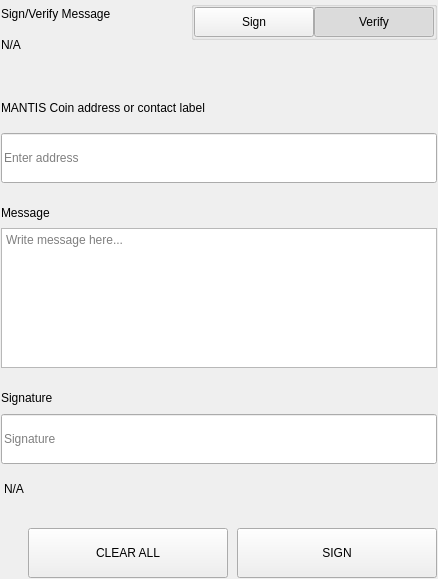
<?xml version="1.0" encoding="UTF-8"?>
<ui version="4.0">
 <class>SettingsSignMessageWidgets</class>
 <widget class="QWidget" name="SettingsSignMessageWidgets">
  <property name="geometry">
   <rect>
    <x>0</x>
    <y>0</y>
    <width>438</width>
    <height>579</height>
   </rect>
  </property>
  <property name="windowTitle">
   <string>Form</string>
  </property>
  <layout class="QVBoxLayout" name="verticalLayout">
   <property name="spacing">
    <number>0</number>
   </property>
   <property name="leftMargin">
    <number>0</number>
   </property>
   <property name="topMargin">
    <number>0</number>
   </property>
   <property name="rightMargin">
    <number>0</number>
   </property>
   <property name="bottomMargin">
    <number>0</number>
   </property>
   <item>
    <widget class="QWidget" name="left" native="true">
     <layout class="QVBoxLayout" name="verticalLayout_3">
      <property name="leftMargin">
       <number>0</number>
      </property>
      <property name="topMargin">
       <number>0</number>
      </property>
      <property name="rightMargin">
       <number>0</number>
      </property>
      <property name="bottomMargin">
       <number>0</number>
      </property>
      <item>
       <widget class="QWidget" name="container_sign" native="true">
        <layout class="QVBoxLayout" name="verticalLayout_2">
         <property name="spacing">
          <number>0</number>
         </property>
         <property name="leftMargin">
          <number>1</number>
         </property>
         <property name="topMargin">
          <number>1</number>
         </property>
         <property name="rightMargin">
          <number>1</number>
         </property>
         <property name="bottomMargin">
          <number>1</number>
         </property>
         <item>
          <layout class="QHBoxLayout" name="horizontalLayout_3" stretch="3,1">
           <property name="spacing">
            <number>40</number>
           </property>
           <item>
            <layout class="QVBoxLayout" name="verticalLayoutTitle">
             <property name="spacing">
              <number>5</number>
             </property>
             <item>
              <widget class="QLabel" name="labelTitle">
               <property name="text">
                <string>Sign/Verify Message</string>
               </property>
              </widget>
             </item>
             <item>
              <widget class="QLabel" name="labelSubtitle1">
               <property name="text">
                <string notr="true">N/A</string>
               </property>
               <property name="wordWrap">
                <bool>true</bool>
               </property>
              </widget>
             </item>
            </layout>
           </item>
           <item alignment="Qt::AlignRight|Qt::AlignTop">
            <widget class="QWidget" name="containerSwitch" native="true">
             <property name="styleSheet">
              <string notr="true">#containerSwitch{
	padding-top:9px;
}</string>
             </property>
             <layout class="QVBoxLayout" name="verticalLayout_6">
              <property name="spacing">
               <number>4</number>
              </property>
              <property name="leftMargin">
               <number>0</number>
              </property>
              <property name="topMargin">
               <number>0</number>
              </property>
              <property name="rightMargin">
               <number>0</number>
              </property>
              <property name="bottomMargin">
               <number>0</number>
              </property>
              <item alignment="Qt::AlignRight">
               <widget class="QGroupBox" name="groupBox">
                <property name="sizePolicy">
                 <sizepolicy hsizetype="Fixed" vsizetype="Preferred">
                  <horstretch>0</horstretch>
                  <verstretch>0</verstretch>
                 </sizepolicy>
                </property>
                <property name="title">
                 <string/>
                </property>
                <property name="alignment">
                 <set>Qt::AlignRight|Qt::AlignTop|Qt::AlignTrailing</set>
                </property>
                <layout class="QHBoxLayout" name="horizontalLayout_4">
                 <property name="spacing">
                  <number>0</number>
                 </property>
                 <property name="leftMargin">
                  <number>0</number>
                 </property>
                 <property name="topMargin">
                  <number>0</number>
                 </property>
                 <property name="rightMargin">
                  <number>0</number>
                 </property>
                 <property name="bottomMargin">
                  <number>0</number>
                 </property>
                 <item>
                  <widget class="QPushButton" name="pushSign">
                   <property name="minimumSize">
                    <size>
                     <width>120</width>
                     <height>30</height>
                    </size>
                   </property>
                   <property name="maximumSize">
                    <size>
                     <width>120</width>
                     <height>30</height>
                    </size>
                   </property>
                   <property name="focusPolicy">
                    <enum>Qt::NoFocus</enum>
                   </property>
                   <property name="text">
                    <string>Sign</string>
                   </property>
                   <property name="checkable">
                    <bool>true</bool>
                   </property>
                   <property name="autoExclusive">
                    <bool>true</bool>
                   </property>
                  </widget>
                 </item>
                 <item>
                  <widget class="QPushButton" name="pushVerify">
                   <property name="minimumSize">
                    <size>
                     <width>120</width>
                     <height>30</height>
                    </size>
                   </property>
                   <property name="maximumSize">
                    <size>
                     <width>120</width>
                     <height>30</height>
                    </size>
                   </property>
                   <property name="focusPolicy">
                    <enum>Qt::NoFocus</enum>
                   </property>
                   <property name="text">
                    <string>Verify</string>
                   </property>
                   <property name="checkable">
                    <bool>true</bool>
                   </property>
                   <property name="checked">
                    <bool>true</bool>
                   </property>
                   <property name="autoExclusive">
                    <bool>true</bool>
                   </property>
                  </widget>
                 </item>
                </layout>
               </widget>
              </item>
              <item alignment="Qt::AlignHCenter|Qt::AlignTop">
               <widget class="QLabel" name="labelSubtitleSwitch">
                <property name="text">
                 <string/>
                </property>
                <property name="alignment">
                 <set>Qt::AlignRight|Qt::AlignTrailing|Qt::AlignVCenter</set>
                </property>
               </widget>
              </item>
             </layout>
            </widget>
           </item>
          </layout>
         </item>
         <item>
          <spacer name="verticalSpacer_2">
           <property name="orientation">
            <enum>Qt::Vertical</enum>
           </property>
           <property name="sizeType">
            <enum>QSizePolicy::Fixed</enum>
           </property>
           <property name="sizeHint" stdset="0">
            <size>
             <width>20</width>
             <height>40</height>
            </size>
           </property>
          </spacer>
         </item>
         <item>
          <widget class="QWidget" name="containerAddress" native="true">
           <property name="sizePolicy">
            <sizepolicy hsizetype="Preferred" vsizetype="Fixed">
             <horstretch>0</horstretch>
             <verstretch>0</verstretch>
            </sizepolicy>
           </property>
           <layout class="QVBoxLayout" name="verticalLayout_5" stretch="0,0">
            <property name="spacing">
             <number>15</number>
            </property>
            <property name="leftMargin">
             <number>0</number>
            </property>
            <property name="topMargin">
             <number>0</number>
            </property>
            <property name="rightMargin">
             <number>0</number>
            </property>
            <property name="bottomMargin">
             <number>0</number>
            </property>
            <item>
             <widget class="QLabel" name="labelSubtitleAddress">
              <property name="minimumSize">
               <size>
                <width>0</width>
                <height>20</height>
               </size>
              </property>
              <property name="maximumSize">
               <size>
                <width>16777215</width>
                <height>20</height>
               </size>
              </property>
              <property name="text">
               <string>MANTIS Coin address or contact label</string>
              </property>
             </widget>
            </item>
            <item>
             <widget class="QLineEdit" name="addressIn_SM">
              <property name="minimumSize">
               <size>
                <width>0</width>
                <height>50</height>
               </size>
              </property>
              <property name="maximumSize">
               <size>
                <width>16777215</width>
                <height>50</height>
               </size>
              </property>
              <property name="placeholderText">
               <string>Enter address</string>
              </property>
             </widget>
            </item>
           </layout>
          </widget>
         </item>
         <item>
          <spacer name="verticalSpacer_3">
           <property name="orientation">
            <enum>Qt::Vertical</enum>
           </property>
           <property name="sizeType">
            <enum>QSizePolicy::Fixed</enum>
           </property>
           <property name="sizeHint" stdset="0">
            <size>
             <width>20</width>
             <height>20</height>
            </size>
           </property>
          </spacer>
         </item>
         <item>
          <layout class="QVBoxLayout" name="verticalLayout_9">
           <property name="spacing">
            <number>5</number>
           </property>
           <item>
            <widget class="QLabel" name="labelSubtitleMessage">
             <property name="minimumSize">
              <size>
               <width>0</width>
               <height>20</height>
              </size>
             </property>
             <property name="maximumSize">
              <size>
               <width>16777215</width>
               <height>20</height>
              </size>
             </property>
             <property name="text">
              <string>Message</string>
             </property>
            </widget>
           </item>
           <item>
            <widget class="QPlainTextEdit" name="messageIn_SM">
             <property name="minimumSize">
              <size>
               <width>0</width>
               <height>140</height>
              </size>
             </property>
             <property name="maximumSize">
              <size>
               <width>16777215</width>
               <height>140</height>
              </size>
             </property>
             <property name="placeholderText">
              <string>Write message here...</string>
             </property>
            </widget>
           </item>
          </layout>
         </item>
         <item>
          <spacer name="verticalSpacer_4">
           <property name="orientation">
            <enum>Qt::Vertical</enum>
           </property>
           <property name="sizeType">
            <enum>QSizePolicy::Fixed</enum>
           </property>
           <property name="sizeHint" stdset="0">
            <size>
             <width>20</width>
             <height>20</height>
            </size>
           </property>
          </spacer>
         </item>
         <item>
          <widget class="QWidget" name="widget" native="true">
           <property name="minimumSize">
            <size>
             <width>0</width>
             <height>75</height>
            </size>
           </property>
           <property name="maximumSize">
            <size>
             <width>16777215</width>
             <height>16777215</height>
            </size>
           </property>
           <layout class="QVBoxLayout" name="verticalLayout_4">
            <property name="leftMargin">
             <number>0</number>
            </property>
            <property name="topMargin">
             <number>0</number>
            </property>
            <property name="rightMargin">
             <number>0</number>
            </property>
            <property name="bottomMargin">
             <number>0</number>
            </property>
            <item>
             <widget class="QLabel" name="labelSubtitleSignature">
              <property name="minimumSize">
               <size>
                <width>0</width>
                <height>20</height>
               </size>
              </property>
              <property name="maximumSize">
               <size>
                <width>16777215</width>
                <height>20</height>
               </size>
              </property>
              <property name="text">
               <string>Signature</string>
              </property>
             </widget>
            </item>
            <item>
             <widget class="QLineEdit" name="signatureOut_SM">
              <property name="minimumSize">
               <size>
                <width>0</width>
                <height>50</height>
               </size>
              </property>
              <property name="placeholderText">
               <string>Signature</string>
              </property>
             </widget>
            </item>
           </layout>
          </widget>
         </item>
         <item>
          <widget class="QLabel" name="statusLabel_SM">
           <property name="styleSheet">
            <string notr="true">padding-top:5px;</string>
           </property>
           <property name="text">
            <string notr="true">N/A</string>
           </property>
          </widget>
         </item>
         <item>
          <spacer name="verticalSpacer">
           <property name="orientation">
            <enum>Qt::Vertical</enum>
           </property>
           <property name="sizeType">
            <enum>QSizePolicy::Fixed</enum>
           </property>
           <property name="sizeHint" stdset="0">
            <size>
             <width>20</width>
             <height>20</height>
            </size>
           </property>
          </spacer>
         </item>
         <item>
          <layout class="QHBoxLayout" name="horizontalLayout_7">
           <property name="spacing">
            <number>9</number>
           </property>
           <item>
            <spacer name="horizontalSpacer_5">
             <property name="orientation">
              <enum>Qt::Horizontal</enum>
             </property>
             <property name="sizeType">
              <enum>QSizePolicy::Expanding</enum>
             </property>
             <property name="sizeHint" stdset="0">
              <size>
               <width>40</width>
               <height>20</height>
              </size>
             </property>
            </spacer>
           </item>
           <item>
            <widget class="QPushButton" name="pushButtonClear">
             <property name="minimumSize">
              <size>
               <width>200</width>
               <height>50</height>
              </size>
             </property>
             <property name="focusPolicy">
              <enum>Qt::NoFocus</enum>
             </property>
             <property name="text">
              <string>CLEAR ALL</string>
             </property>
            </widget>
           </item>
           <item>
            <widget class="QPushButton" name="pushButtonSave">
             <property name="minimumSize">
              <size>
               <width>200</width>
               <height>50</height>
              </size>
             </property>
             <property name="maximumSize">
              <size>
               <width>200</width>
               <height>50</height>
              </size>
             </property>
             <property name="focusPolicy">
              <enum>Qt::NoFocus</enum>
             </property>
             <property name="text">
              <string>SIGN</string>
             </property>
            </widget>
           </item>
          </layout>
         </item>
        </layout>
       </widget>
      </item>
     </layout>
    </widget>
   </item>
  </layout>
 </widget>
 <resources/>
 <connections/>
</ui>
